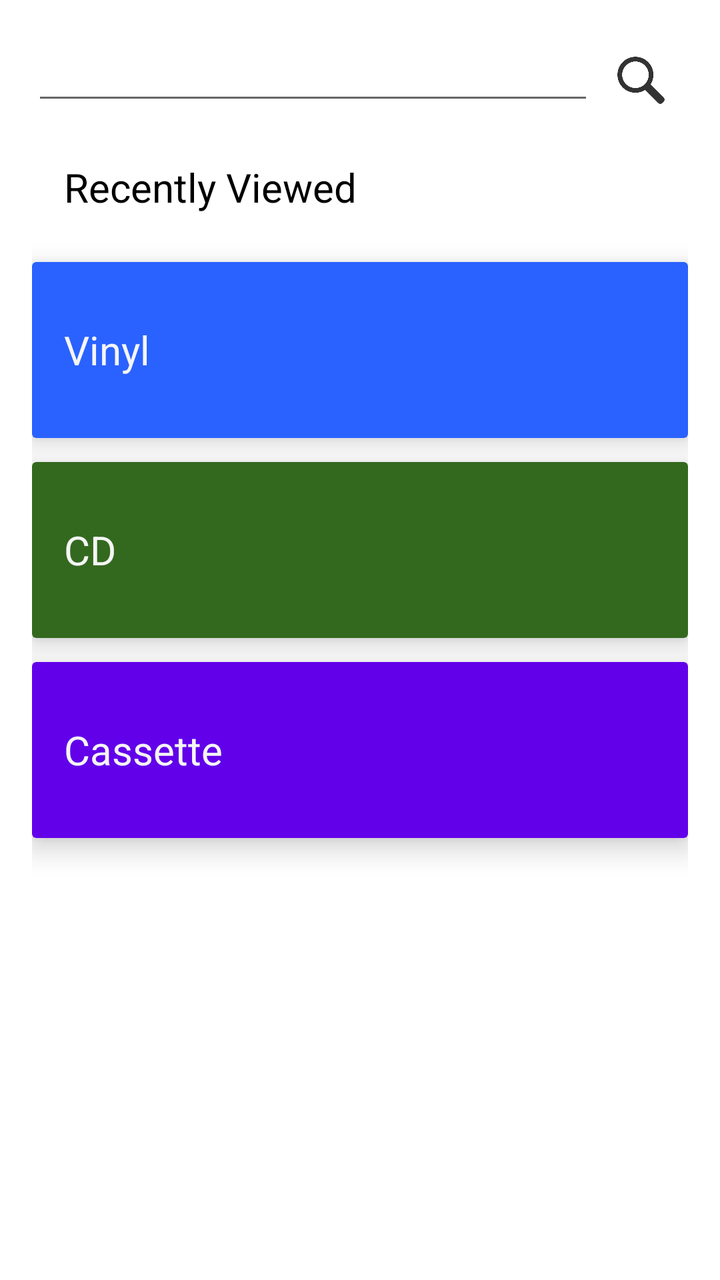
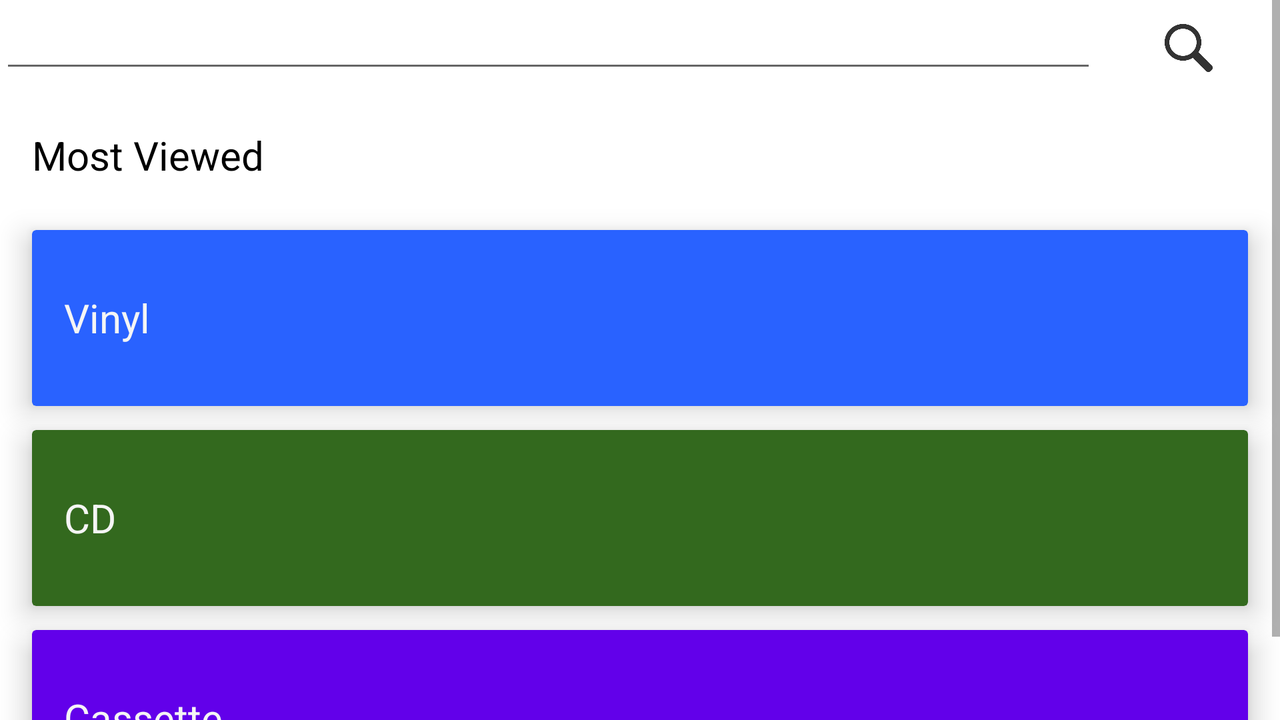

The same Android screen from two of the app's own layout files: first res/layout/ as a phone draws it, then the author's variant for another configuration, drawn on a device whose configuration selects that folder. Both files follow.
<!-- AndroidManifest.xml: application theme Theme.AlbumBrowser -->
<!-- res/layout/activity_main.xml -->
<?xml version="1.0" encoding="utf-8"?>
<LinearLayout xmlns:android="http://schemas.android.com/apk/res/android"
    xmlns:app="http://schemas.android.com/apk/res-auto"
    xmlns:tools="http://schemas.android.com/tools"
    android:layout_width="match_parent"
    android:layout_height="match_parent"
    android:padding="16dp"
    android:orientation="vertical"
    tools:context=".MainActivity">

    <LinearLayout
        android:layout_width="match_parent"
        android:layout_height="wrap_content"
        android:orientation="horizontal">

        <EditText
            android:layout_width="0dp"
            android:layout_weight="6"
            android:layout_height="wrap_content"
            android:inputType="text"
            android:id="@+id/search_bar"/>

        <ImageView
            android:layout_width="0dp"
            android:layout_weight="1"
            android:layout_height="48dp"
            android:scaleType="centerInside"
            android:src="@drawable/searchbar_icon"
            android:id="@+id/search_button"/>

    </LinearLayout>

    <TextView
        android:layout_width="match_parent"
        android:layout_height="wrap_content"
        android:text="Recently Viewed"
        android:gravity="left"
        android:textColor="@color/black"
        style="@style/CategoryTextStyle" />

    <androidx.recyclerview.widget.RecyclerView
        android:layout_width="wrap_content"
        android:layout_height="wrap_content"
        android:id="@+id/recyclerview"/>

    <androidx.cardview.widget.CardView
        android:layout_width="match_parent"
        android:layout_height="wrap_content"
        android:layout_marginTop="8dp"
        android:id="@+id/cardview_vinyl"
        android:backgroundTint="#2962FF"
        style="@style/CategoryCardStyle">

        <TextView
            android:layout_width="wrap_content"
            android:layout_height="56dp"
            android:text="Vinyl"
            style="@style/CategoryTextStyle" />
    </androidx.cardview.widget.CardView>

    <androidx.cardview.widget.CardView
        android:layout_width="match_parent"
        android:layout_height="wrap_content"
        android:id="@+id/cardview_cd"
        android:layout_marginTop="8dp"
        android:backgroundTint="#33691E"
        style="@style/CategoryCardStyle">

        <TextView
            android:layout_width="wrap_content"
            android:layout_height="56dp"
            android:text="CD"
            style="@style/CategoryTextStyle" />
    </androidx.cardview.widget.CardView>

    <androidx.cardview.widget.CardView
        android:layout_width="match_parent"
        android:layout_height="wrap_content"
        android:layout_marginTop="8dp"
        android:id="@+id/cardview_cassette"
        android:backgroundTint="#6200EA"
        style="@style/CategoryCardStyle">

        <TextView
            android:layout_width="wrap_content"
            android:layout_height="56dp"
            android:text="Cassette"
            style="@style/CategoryTextStyle" />
    </androidx.cardview.widget.CardView>

</LinearLayout>
<!-- resources referenced by this layout -->
<resources>
  <color name="black">#FF000000</color>
  <!-- drawable searchbar_icon: jpg bitmap (drawable, 13785 bytes) -->
  <style name="CategoryCardStyle">
          <item name="android:layout_marginBottom">4dp</item>
          <item name="cardElevation">8dp</item>
      </style>
  <style name="CategoryTextStyle">
          <item name="android:textSize">20sp</item>
          <item name="android:gravity">center</item>
          <item name="android:layout_margin">16dp</item>
          <item name="android:textColor">#F5F5F5</item>
      </style>
  <style name="Theme.AlbumBrowser" parent="Theme.MaterialComponents.DayNight.DarkActionBar">
          
          <item name="colorPrimary">@color/purple_500</item>
          <item name="colorPrimaryVariant">@color/purple_700</item>
          <item name="colorOnPrimary">@color/white</item>
          
          <item name="colorSecondary">@color/teal_200</item>
          <item name="colorSecondaryVariant">@color/teal_700</item>
          <item name="colorOnSecondary">@color/black</item>
          
          <item name="android:statusBarColor" tools:targetApi="l">?attr/colorPrimaryVariant</item>
          
      </style>
  <color name="purple_500">#FF6200EE</color>
  <color name="purple_700">#FF3700B3</color>
  <color name="white">#FFFFFFFF</color>
  <color name="teal_200">#FF03DAC5</color>
  <color name="teal_700">#FF018786</color>
</resources>
<!-- res/layout-land/activity_main.xml (the author's variant of the layout above) -->
<!-- drawn on the phone turned sideways -->
<?xml version="1.0" encoding="utf-8"?>
<ScrollView xmlns:android="http://schemas.android.com/apk/res/android"
    xmlns:tools="http://schemas.android.com/tools"
    android:layout_width="match_parent"
    android:layout_height="match_parent"
    android:fillViewport="true">

    <LinearLayout
        android:layout_width="match_parent"
        android:layout_height="match_parent"
        android:orientation="vertical"
        tools:context=".MainActivity">

        <LinearLayout
            android:layout_width="match_parent"
            android:layout_height="wrap_content"
            android:orientation="horizontal">

            <EditText
                android:layout_width="0dp"
                android:layout_weight="6"
                android:layout_height="wrap_content"
                android:inputType="text"
                android:id="@+id/search_bar"/>

            <ImageView
                android:layout_width="0dp"
                android:layout_weight="1"
                android:layout_height="48dp"
                android:scaleType="centerInside"
                android:src="@drawable/searchbar_icon"
                android:id="@+id/search_button"/>

        </LinearLayout>

        <TextView
            android:layout_width="match_parent"
            android:layout_height="wrap_content"
            android:text="Most Viewed"
            android:gravity="left"
            android:textColor="@color/black"
            style="@style/CategoryTextStyle" />

        <androidx.recyclerview.widget.RecyclerView
            android:layout_width="wrap_content"
            android:layout_height="wrap_content"
            android:id="@+id/recyclerview"/>

        <androidx.cardview.widget.CardView
            android:layout_width="match_parent"
            android:layout_height="wrap_content"
            android:layout_marginTop="8dp"
            android:layout_marginLeft="16dp"
            android:layout_marginRight="16dp"
            android:padding="32dp"
            android:id="@+id/cardview_vinyl"
            android:backgroundTint="#2962FF"
            style="@style/CategoryCardStyle">

            <TextView
                android:layout_width="wrap_content"
                android:layout_height="56dp"
                android:text="Vinyl"
                style="@style/CategoryTextStyle" />
        </androidx.cardview.widget.CardView>

        <androidx.cardview.widget.CardView
            android:layout_width="match_parent"
            android:layout_height="wrap_content"
            android:id="@+id/cardview_cd"
            android:layout_marginTop="8dp"
            android:layout_marginLeft="16dp"
            android:layout_marginRight="16dp"
            android:backgroundTint="#33691E"
            style="@style/CategoryCardStyle">

            <TextView
                android:layout_width="wrap_content"
                android:layout_height="56dp"
                android:text="CD"
                style="@style/CategoryTextStyle" />
        </androidx.cardview.widget.CardView>

        <androidx.cardview.widget.CardView
            android:layout_width="match_parent"
            android:layout_height="wrap_content"
            android:layout_marginTop="8dp"
            android:layout_marginLeft="16dp"
            android:layout_marginRight="16dp"
            android:id="@+id/cardview_cassette"
            android:backgroundTint="#6200EA"
            style="@style/CategoryCardStyle">

            <TextView
                android:layout_width="wrap_content"
                android:layout_height="56dp"
                android:text="Cassette"
                style="@style/CategoryTextStyle" />
        </androidx.cardview.widget.CardView>

    </LinearLayout>

</ScrollView>
